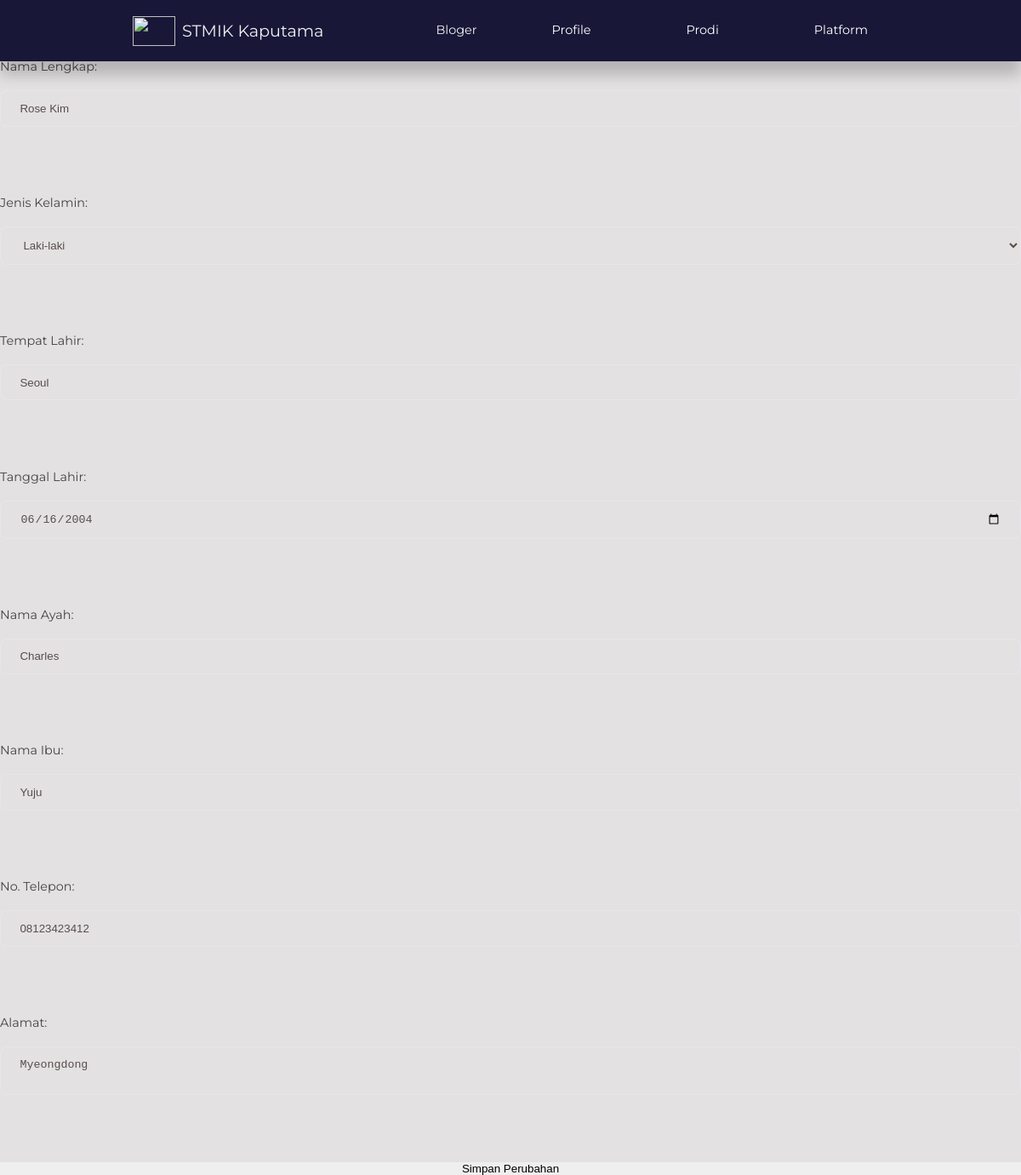
The app's page /edit-mahasiswa.php?npm=2025001 with its own data.
### tables this page shows
CREATE TABLE `mahasiswa` (
  `id` int(11) NOT NULL,
  `username` varchar(50) NOT NULL,
  `password` varchar(255) NOT NULL,
  `full_name` varchar(100) NOT NULL,
  `email` varchar(100) NOT NULL,
  `role` enum('admin','user') DEFAULT 'user',
  `npm` varchar(20) DEFAULT NULL,
  `profile_picture` varchar(255) DEFAULT NULL,
  `created_at` timestamp NOT NULL DEFAULT current_timestamp(),
  `jenis_kelamin` varchar(10) NOT NULL,
  `nama_ayah` varchar(255) NOT NULL,
  `nama_ibu` varchar(255) NOT NULL,
  `no_telp` varchar(15) NOT NULL,
  `alamat` text NOT NULL,
  `tempat_lahir` varchar(255) NOT NULL,
  `tanggal_lahir` date DEFAULT NULL,
  `semester_id` int(11) DEFAULT NULL,
  `program_studi_nama` varchar(255) DEFAULT NULL,
  `nidn_pa` varchar(20) DEFAULT NULL,
  `nama_pa` varchar(255) DEFAULT NULL,
  `no_hp_pa` varchar(15) DEFAULT NULL
);

### edit-mahasiswa.php (the view, shortened to what this page needs)
<?php
include 'config/database.php';
if (isset($_GET['npm'])) {
    $npm = $_GET['npm'];
    $query = "SELECT * FROM mahasiswa WHERE npm = '$npm'";
    $result = mysqli_query($connection, $query);
    $mahasiswa = mysqli_fetch_assoc($result);
} else {
    echo "NPM tidak ditemukan!";
    exit;
}
?>
<!DOCTYPE html>
<html lang="en">
<?php include 'partials/header.php'; ?>
<head>
</head>
<body>
    <div class="containerkrs">
        <h2>Edit Data Dosen</h2>
        <form action="edit-mahasiswa.php?npm=<?php echo $npm; ?>" method="POST">
            <label for="full_name">Nama Lengkap:</label>
            <input type="text" id="full_name" name="full_name" value="<?php echo htmlspecialchars($mahasiswa['full_name']); ?>" required><br><br>
            <label for="jenis_kelamin">Jenis Kelamin:</label>
            <select id="jenis_kelamin" name="jenis_kelamin">
                <option value="L" <?php echo ($mahasiswa['jenis_kelamin'] === 'L' ? 'selected' : ''); ?>>Laki-laki</option>
            </select><br><br>
            <label for="tempat_lahir">Tempat Lahir:</label>
            <input type="text" id="tempat_lahir" name="tempat_lahir" value="<?php echo htmlspecialchars($mahasiswa['tempat_lahir']); ?>" required><br><br>
            <label for="tanggal_lahir">Tanggal Lahir:</label>
            <input type="date" id="tanggal_lahir" name="tanggal_lahir" value="<?php echo $mahasiswa['tanggal_lahir']; ?>" required><br><br>
            <label for="nama_ayah">Nama Ayah:</label>
            <input type="text" id="nama_ayah" name="nama_ayah" value="<?php echo htmlspecialchars($mahasiswa['nama_ayah']); ?>"><br><br>
            <label for="nama_ibu">Nama Ibu:</label>
            <input type="text" id="nama_ibu" name="nama_ibu" value="<?php echo htmlspecialchars($mahasiswa['nama_ibu']); ?>"><br><br>
            <label for="no_telp">No. Telepon:</label>
            <input type="text" id="no_telp" name="no_telp" value="<?php echo htmlspecialchars($mahasiswa['no_telp']); ?>" required><br><br>
            <label for="alamat">Alamat:</label>
            <textarea id="alamat" name="alamat" required><?php echo htmlspecialchars($mahasiswa['alamat']); ?></textarea><br><br>
            <button type="submit">Simpan Perubahan</button>
        </form>
    </div>
</body>
</html>

### css/style.css (style rules this page uses)
:root { --color-primary:#181738; --color-primary-light: hsla(242, 91%, 69%, 18%); --color-primary-varian: #5854c7; --color-red: #da0f3f; --color-red-light: hsl(346, 87%, 46%, 15%); --color-green: #00c476; --color-green-light: hsl(156, 100%, 38%, 15%); --color-gray-900: #1e1e66; --color-gray-700: #2d2b7c; --color-gray-300: rgba(242, 242, 254, 0.3); --color-gray-200: rgba(0, 0, 0, 0.7); --color-white: #000000; --color-bg: #e3e1e1; --color-gray: #730b0b; --color-gray-100: #ffffff; --color-placeholder: #d2cdcd; --color-signin-signup: #383838; --color-small: #afacac; --color-dashboard: #584d4d; --color-dashboard-a: #7f6f6f; --transition: all 300ms ease; --container-width-lg: 74%; --container-width-md: 88%; --form-width: 40%; --card-border-radius-1: 0.3rem; --card-border-radius-2: 0.5rem; --card-border-radius-3: 0.8rem; --card-border-radius-4: 2rem; --card-border-radius-5: 5rem; }
* { margin: 0; padding: 0; outline: 0; border: 0; appearance: 0; list-style: none; text-decoration: none; box-sizing: border-box; }
body { font-family: 'Montserrat', sans-serif; line-height: 1.6; color: var(--color-gray-200); overflow-x: hidden; background: var(--color-bg); font-size: 0.9rem; }
h1, h2, h3, h4, h5 { color: var(--color-white); line-height: 1.3; }
h2 { font-size: 1.7rem; margin: 1rem 0; }
form { display: flex; flex-direction: column; gap: 1rem; }
input, textarea, select { padding: 0.8rem 1.4rem; background-color: var(--color-bg); border-radius: var(--card-border-radius-2); resize: none; color: var(--color-dashboard); border: 1px solid var(--color-gray-300); transition: border-color 0.3s ease, box-shadow 0.3s ease; }

### records on screen
mahasiswa: full_name "Rose Kim", jenis_kelamin "Laki-laki", tempat_lahir "Seoul", tanggal_lahir "06/16/2004", nama_ayah "Charles", nama_ibu "Yuju", no_telp "08123423412", alamat "Myeongdong"
